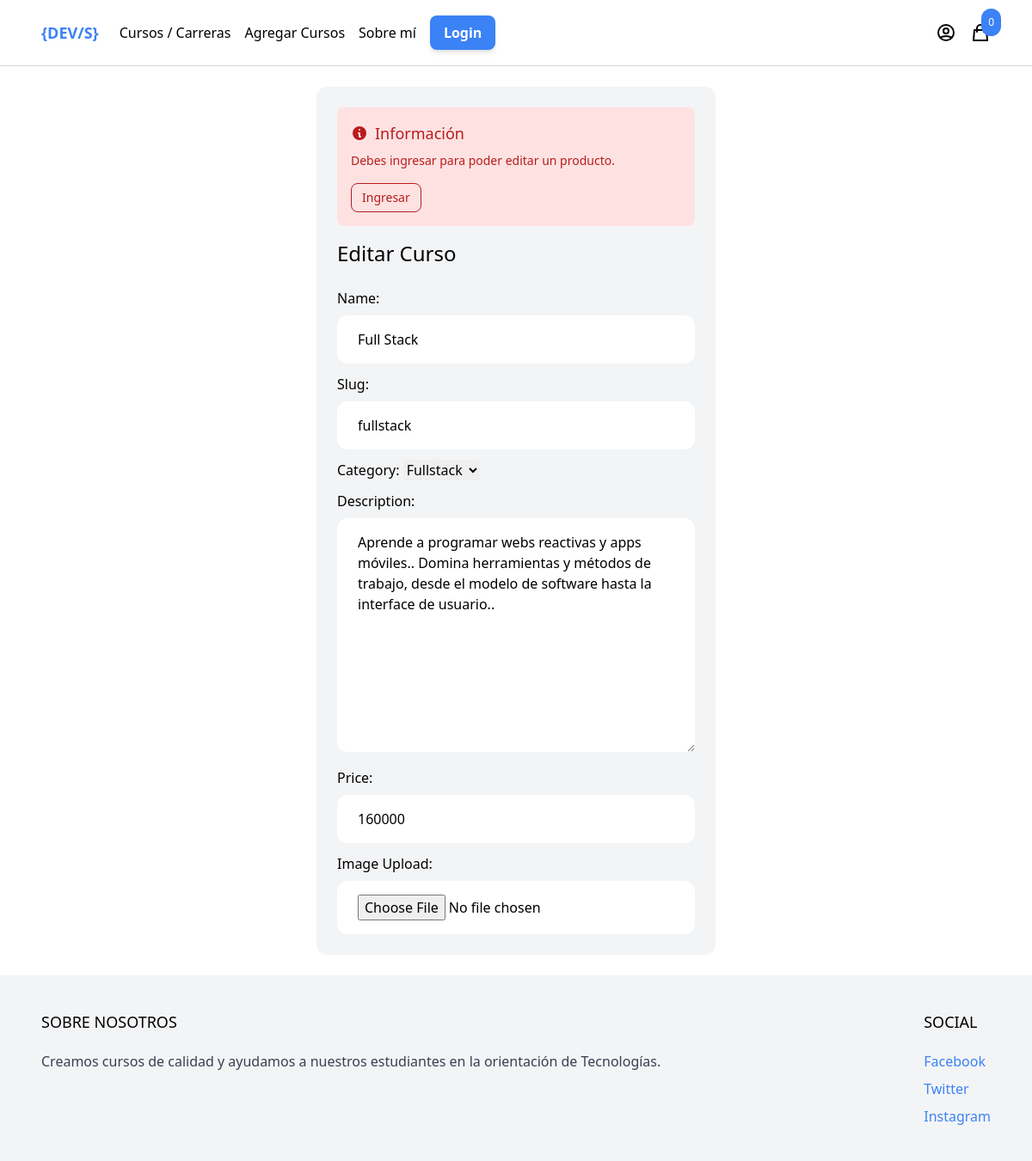
/edit-curso/8, run on the app's committed database.
### cursos/models.py (models this page shows, shortened)
class Cursos(models.Model):
    name = models.CharField(max_length=255)
    category = models.ForeignKey(
        Category,
        related_name="cursos",
        on_delete=models.CASCADE,
    )
    slug = models.SlugField()
    description = models.TextField(blank=True, null=True)
    precio = models.IntegerField()
    created_at = models.DateTimeField(auto_now_add=True)
    image = models.ImageField(upload_to="uploads/", blank=True, null=True)
    thumbnail = models.ImageField(upload_to="uploads/", blank=True, null=True)
    class Meta:
        ordering = ("-created_at",)

class Category(models.Model):
    name = models.CharField(max_length=255)
    slug = models.SlugField()
    class Meta:
        ordering = ("name",)
    def __str__(self):
        return self.name

### cursos/views.py (the view)
# urls.py: path("edit-curso/<int:pk>", product.edit_curso, name="edit-curso"),
def edit_curso(request, pk):
    curso = Cursos.objects.get(id=pk)
    form = CursoForm(instance=curso)
    if request.method == "POST":
        form = CursoForm(request.POST, instance=curso)
        if form.is_valid():
            form.save()
            return redirect("producto", curso.slug)
    else:
        form = CursoForm(instance=curso)
    return render(request, "cursos/curso-edit.html", {"form": form, "curso": curso})

### carrito/context_processors.py (called while the page is built)
def cart(request):
    return {"carrito": Cart(request)}

### cursos/templates/cursos/curso-edit.html (shortened to what this page needs)
{% extends 'core/base.html' %}
{% block content %}
<div class="max-w-lg mx-auto flex flex-wrap p-6">
  <div class="w-full bg-gray-100 p-6 rounded-xl">
    {% if not request.user.is_authenticated %}
    <div id="alert-additional-content-1" class="p-4 mb-4 bg-red-100 rounded-lg dark:bg-red-200" role="alert">
      <div class="flex items-center">
        <h3 class="text-lg font-medium text-red-700 dark:text-red-800">Información</h3>
      </div>
      <div class="mt-2 mb-4 text-sm text-red-700 dark:text-red-800">
        Debes ingresar para poder editar un producto.
      </div>
      <div class="flex">
        <a href="{% url 'login' %}" type=""
          class="text-red-700 bg-transparent border border-red-700 hover:bg-red-800 hover:text-white focus:ring-4 focus:outline-none focus:ring-red-300 font-medium rounded-lg text-sm px-3 py-1.5 text-center dark:border-red-800 dark:text-red-800 dark:hover:text-white"
          data-dismiss-target="#alert-additional-content-1" aria-label="Close">
          Ingresar
        </a>
      </div>
    </div>
    {% endif %}
    <h1 class="mb-6 text-2xl">Editar Curso</h1>
    <form method="POST" action="" class="space-y-3">
      {{ form.as_p }}
    </form>
  </div>
</div>
{% endblock %}

### data on the page
Cursos: name "Full Stack", slug "fullstack", category "Fullstack", description "Aprende a programar webs reactivas y apps móviles.. Domina herramientas y métodos de trabajo, desde el modelo de software hasta la interface de usuario..", precio "160000"

### other printed values
{{ cart|length }} "0"
